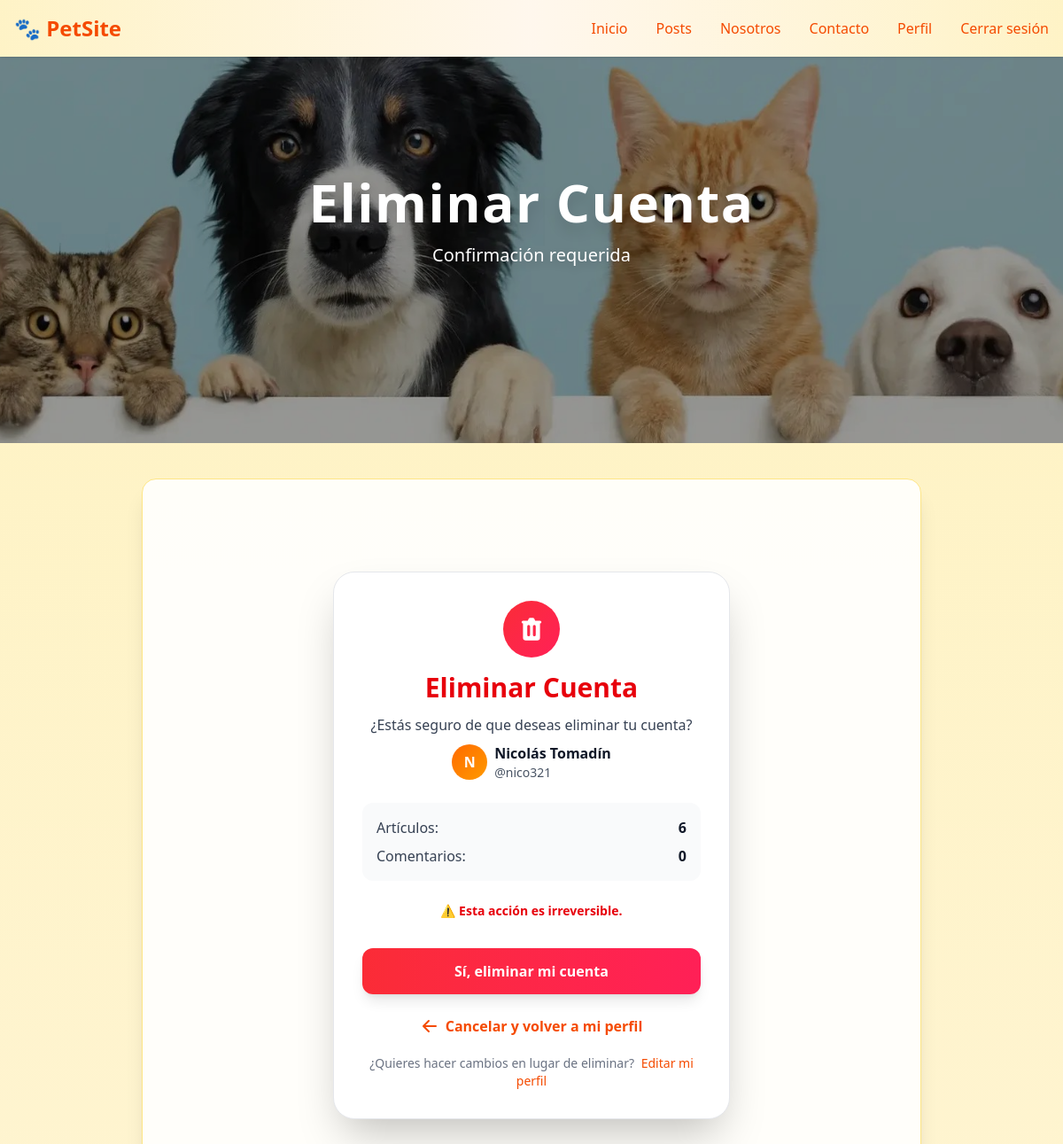
/usuarios/eliminar/ (signed in), run on the app's committed database.
### apps/usuarios/models.py (models this page shows, shortened)
class Usuario(AbstractUser):
    email = models.EmailField(unique=True)
    telefono = models.CharField(max_length=20, null=True, blank=True)
    avatar = models.ImageField(upload_to='avatars/', default='avatars/default.webp', null=True, blank=True)
    pass

### apps/usuarios/views.py (the view, shortened to what this page needs)
# urls.py: path('eliminar/', EliminarCuentaView.as_view(), name='eliminar_cuenta'),
class EliminarCuentaView(LoginRequiredMixin, View):
    def get(self, request):
        return render(request, 'usuarios/eliminar_cuenta.html')

### templates/usuarios/eliminar_cuenta.html (shortened to what this page needs)
{% extends 'layouts/general-layout.html' %}
{% load static %}
{% block banner %}
<section class="relative w-full h-[320px] md:h-[420px] lg:h-[500px] overflow-hidden ">
  <div class="absolute inset-0 flex items-center justify-center bg-black/40">
    <div class="text-center px-4">
      <h1 class="text-white text-4xl md:text-6xl font-extrabold tracking-wide drop-shadow-xl mb-4">
        Eliminar Cuenta
      </h1>
      <p class="text-white text-base sm:text-lg md:text-xl font-medium max-w-2xl mx-auto drop-shadow-lg px-2">
        Confirmación requerida
      </p>
    </div>
  </div>
</section>
{% endblock banner %}
{% block content %}
<div class="max-w-md mx-auto mt-16 p-8 bg-white rounded-3xl shadow-2xl border border-gray-200">
    <div class="text-center mb-8">
        <div class="w-16 h-16 rounded-full bg-gradient-to-br from-red-500 to-rose-500 flex items-center justify-center mx-auto mb-4">
        </div>
        <h2 class="text-3xl font-bold text-red-600 mb-3">
            Eliminar Cuenta
        </h2>
        <p class="text-gray-700 mb-2">
            ¿Estás seguro de que deseas eliminar tu cuenta?
        </p>
        <div class="flex items-center justify-center gap-2 mb-6">
            <div class="w-10 h-10 rounded-full bg-gradient-to-br from-orange-500 to-amber-500 flex items-center justify-center">
                <span class="text-white font-bold">
                    {% if user.first_name %}
                        {{ user.first_name|first|upper }}
                    {% else %}
                        {{ user.username|first|upper }}
                    {% endif %}
                </span>
            </div>
            <div class="text-left">
                <p class="font-semibold text-gray-900">
                    {% if user.first_name or user.last_name %}
                        {{ user.first_name }} {{ user.last_name }}
                    {% else %}
                        {{ user.username }}
                    {% endif %}
                </p>
                <p class="text-sm text-gray-600">@{{ user.username }}</p>
            </div>
        </div>
        <div class="bg-gray-50 rounded-xl p-4 mb-6">
            <div class="flex justify-between items-center mb-2">
                <span class="text-gray-700">Artículos:</span>
                <span class="font-bold text-gray-900">{{ user.articulos.count|default:"0" }}</span>
            </div>
            <div class="flex justify-between items-center">
                <span class="text-gray-700">Comentarios:</span>
                <span class="font-bold text-gray-900">{{ user.comentario_set.count|default:"0" }}</span>
            </div>
        </div>
        <p class="text-red-600 font-semibold text-sm mb-4">
            ⚠️ Esta acción es irreversible.
        </p>
    </div>
    <form method="post" class="space-y-4">
        <button type="submit"
                class="w-full py-3.5 bg-gradient-to-r from-red-500 to-rose-500 hover:from-red-600 hover:to-rose-600 text-white font-bold rounded-xl shadow-lg hover:shadow-xl transition-all duration-300">
            Sí, eliminar mi cuenta
        </button>
    </form>
    <div class="text-center mt-6">
        <a href="{% url 'usuarios:perfil' %}"
           class="inline-flex items-center gap-2 text-orange-600 hover:text-orange-700 font-semibold hover:underline">
           <svg class="w-5 h-5" fill="currentColor" viewBox="0 0 20 20">
                <path fill-rule="evenodd" d="M9.707 16.707a1 1 0 01-1.414 0l-6-6a1 1 0 010-1.414l6-6a1 1 0 011.414 1.414L5.414 9H17a1 1 0 110 2H5.414l4.293 4.293a1 1 0 010 1.414z" clip-rule="evenodd"/>
           </svg>
           Cancelar y volver a mi perfil
        </a>
        <p class="text-gray-500 text-sm mt-4">
            ¿Quieres hacer cambios en lugar de eliminar?
            <a href="{% url 'usuarios:editar_perfil' %}" class="text-orange-600 hover:underline ml-1">
                Editar mi perfil
            </a>
        </p>
    </div>
</div>
{% endblock content %}

### static/css/styles.css (style rules this page uses)
.transition-all { transition-property: all; transition-timing-function: cubic-bezier(0.4, 0, 0.2, 1); transition-duration: 300ms; }

### data on the page
Usuario: first_name|first "N", first_name "Nicolás", last_name "Tomadín", username "nico321", articulos.count "6", comentario_set.count "0"
